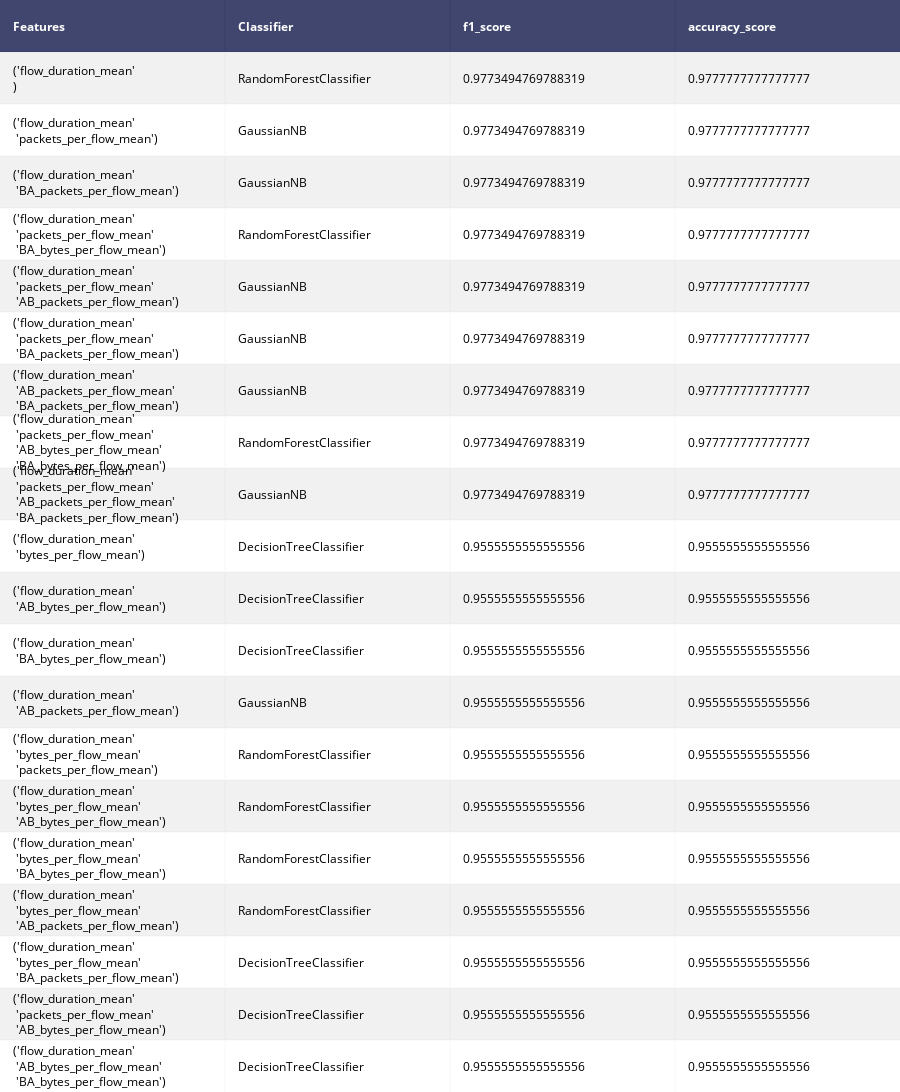
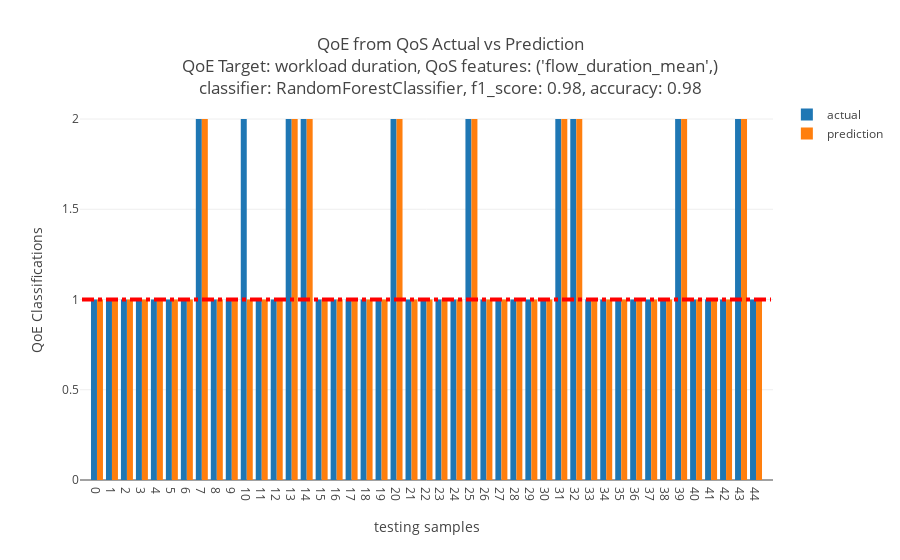
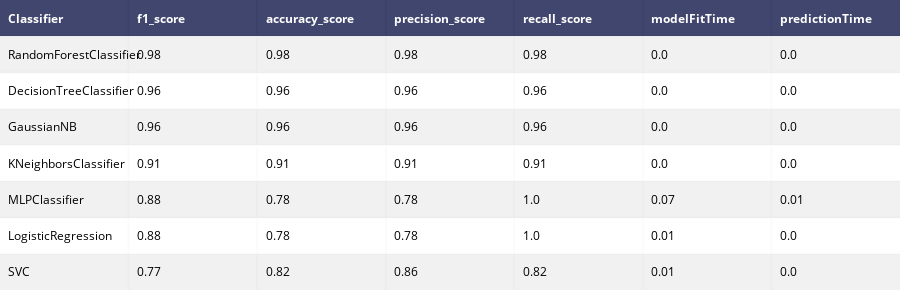
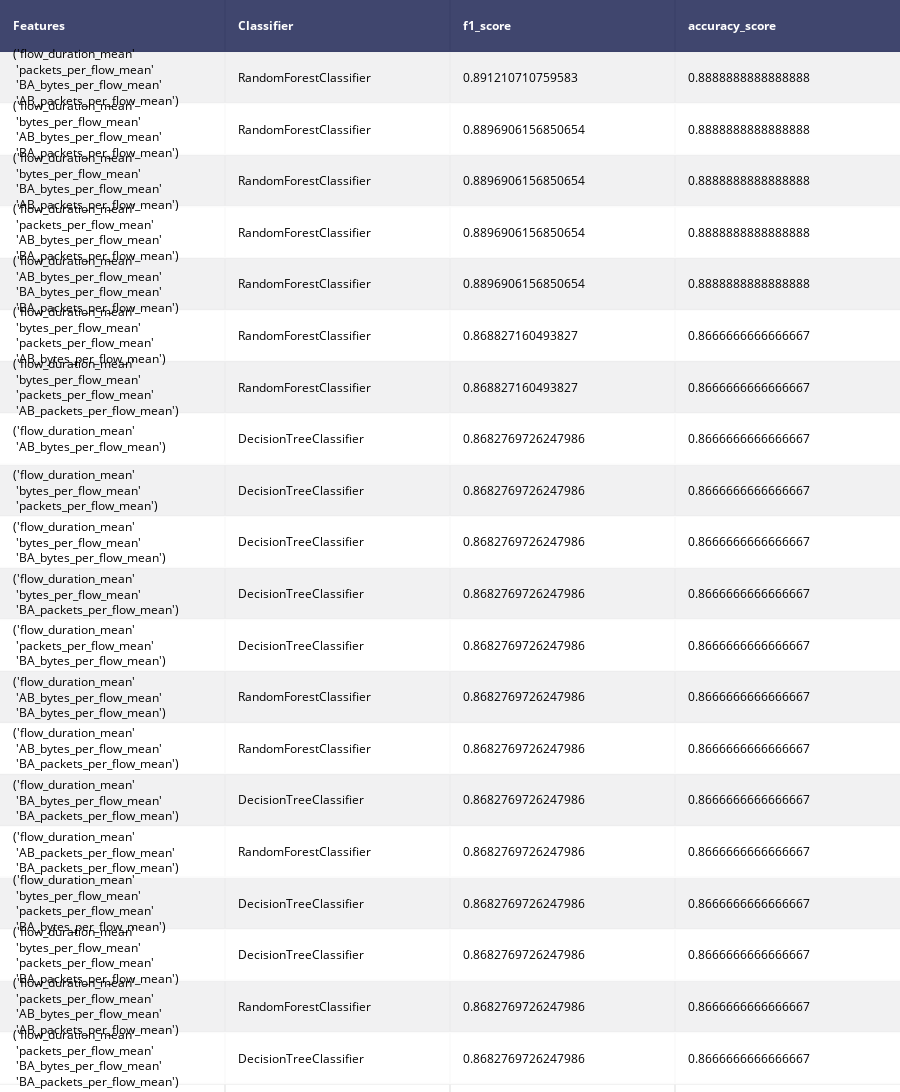

Notebook source saved alongside these figures, in order:
### Code cell
import itertools as it
classifiers = [LogisticRegression(),DecisionTreeClassifier(max_depth=5),KNeighborsClassifier(3),
               LinearDiscriminantAnalysis(),RandomForestClassifier(max_depth=5,n_estimators=3, random_state=0),
               GaussianNB(),SVC(),MLPClassifier()]
classifiers = [LogisticRegression(),DecisionTreeClassifier(max_depth=5),KNeighborsClassifier(3),
               RandomForestClassifier(max_depth=5,n_estimators=3, random_state=0),
               GaussianNB(),SVC(),MLPClassifier()]
classifications=[
    {
        'desc':"Binary Classifications",
        'bins':[0,indexNoStressHigh,np.inf],
        'names':[1,2],
        'low': indexNoStressHigh,
        'high':indexNoStressHigh
    },
    {
        'desc':"Multiclass Classifications",
        'bins':[0,indexNoStressLow,indexNoStressHigh,np.inf],
        'names': [1,2,3], 
        'low': indexNoStressLow,
        'high':indexNoStressHigh

        
    }
]
_features = pd.DataFrame()    
_features['flow_duration_mean'] = dfSkydiveFlowsLabeledAgg['flow_duration']['mean']
_features['bytes_per_flow_mean'] = dfSkydiveFlowsBytesPerFlowLabeledAgg['bytes_per_flow']['mean'] 
_features['packets_per_flow_mean'] = dfSkydiveFlowsPacketsPerFlowLabeledAgg['packets_per_flow']['mean'] 
_features['AB_bytes_per_flow_mean'] = dfSkydiveFlowsABBytesPerFlowLabeledAgg['AB_bytes_per_flow']['mean'] 
_features['BA_bytes_per_flow_mean'] = dfSkydiveFlowsBABytesPerFlowLabeledAgg['BA_bytes_per_flow']['mean'] 
_features['AB_packets_per_flow_mean'] = dfSkydiveFlowsABPacketsPerFlowLabeledAgg['AB_packets_per_flow']['mean'] 
_features['BA_packets_per_flow_mean'] = dfSkydiveFlowsBAPacketsPerFlowLabeledAgg['BA_packets_per_flow']['mean']
_features['RTT_mean'] = dfSkydiveFlowsRTTLabeledAgg['_source.Metric.RTT']['mean']

_test_features = pd.DataFrame()    
_test_features['flow_duration_mean'] = dfSkydiveFlowsLabeledAggTest['flow_duration']['mean']
_test_features['bytes_per_flow_mean'] = dfSkydiveFlowsBytesPerFlowLabeledAggTest['bytes_per_flow']['mean'] 
_test_features['packets_per_flow_mean'] = dfSkydiveFlowsPacketsPerFlowLabeledAggTest['packets_per_flow']['mean'] 
_test_features['AB_bytes_per_flow_mean'] = dfSkydiveFlowsABBytesPerFlowLabeledAggTest['AB_bytes_per_flow']['mean'] 
_test_features['BA_bytes_per_flow_mean'] = dfSkydiveFlowsBABytesPerFlowLabeledAggTest['BA_bytes_per_flow']['mean'] 
_test_features['AB_packets_per_flow_mean'] = dfSkydiveFlowsABPacketsPerFlowLabeledAggTest['AB_packets_per_flow']['mean'] 
_test_features['BA_packets_per_flow_mean'] = dfSkydiveFlowsBAPacketsPerFlowLabeledAggTest['BA_packets_per_flow']['mean']
_test_features['RTT_mean'] = dfSkydiveFlowsRTTLabeledAgg['_source.Metric.RTT']['mean']


print("Do ML Classification")
print("training set size",_features.shape[0])
print("testing set size",_test_features.shape[0])
print("Examine all combinations of the features listed below:")
for f in list(_features.columns):
    print("      ",f)

for classification in classifications:
    print("")
    print("")
    print("{}".format(classification["desc"]))    
    dfCombinationScores = pd.DataFrame(columns = ['Features','Classifier','f1_score','accuracy_score'])
    bestClassifiers = []
    qoeTables=[]
    bins = classification['bins']
    names = classification['names']
    targets = pd.cut(dfIndex['elapse_time'], bins,labels=names)
    test_targets = pd.cut( dfIndexTest['elapse_time'], bins,labels=names)
    #for i in range(1,_features.shape[1]+1):
    for i in range(1,5):
        for comb in it.combinations(list(_features.columns),i):        
            features = pd.DataFrame()
            test_features = pd.DataFrame()
            for f in comb:
                features[f] = _features[f]
                test_features[f] = _test_features[f]
            X_train, X_test, y_train, y_test = train_test_split(features,targets, test_size=0.0, random_state=0)
            bestClassifier, qoeTable = QoEEstimator(classifiers,X_train, y_train,test_features,test_targets)
            bestClassifiers.append(bestClassifier.copy())
            qoeTables.append(qoeTable.copy())
            dfCombinationScores = dfCombinationScores.append({
                'Features' : str(comb).replace(",","<br>"),
                'Classifier' : bestClassifier["classifier"], 
                'f1_score' :  bestClassifier["f1_score"],
                'accuracy_score' :  bestClassifier["accuracy_score"]
            },ignore_index=True) 
    dfCombinationScores = dfCombinationScores.sort_values(by=['f1_score','accuracy_score'], ascending=False)
    bestIndex = dfCombinationScores.index[0]
    bestClassifier = bestClassifiers[bestIndex]
    bestFeatures = dfCombinationScores.Features[bestIndex]
    qoeTable = qoeTables[bestIndex]
    table = ff.create_table(dfCombinationScores.head(20),height_constant=80)
    print("")
    print("The table below shows the first 20 highest scoring {}".format(classification["desc"]))
    iplot(table)
    print("")
    print("The figure below illustates the best perfoming classifier from the {}".format(classification["desc"]))
    title = "QoE from QoS Actual vs Prediction<br> QoE Target: workload duration, QoS features: {} <br>classifier: {}, f1_score: {}, accuracy: {}".format(bestFeatures.replace("<br>",","),bestClassifier["classifier"],str(round(bestClassifier["f1_score"],2)),str(round(bestClassifier["accuracy_score"],2)))
    plotModelEstimates(bestClassifier["y_test"],bestClassifier["y_pred"],'testing samples','QoE Classifications',title,names)
    print("")
    print("The table below compares other {} using the same QoS features, i.e. {}".format(classification["desc"],bestFeatures.replace("<br>",",")))          
    iplot(qoeTable)
